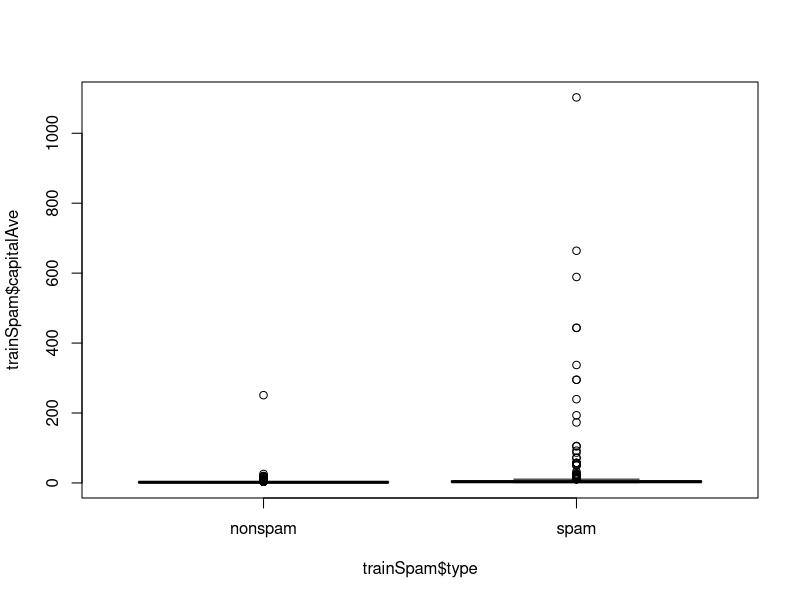
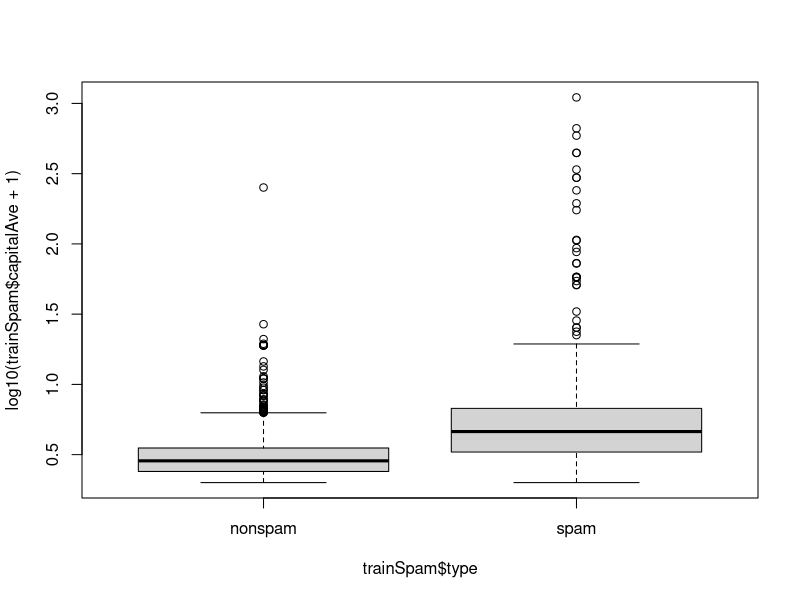
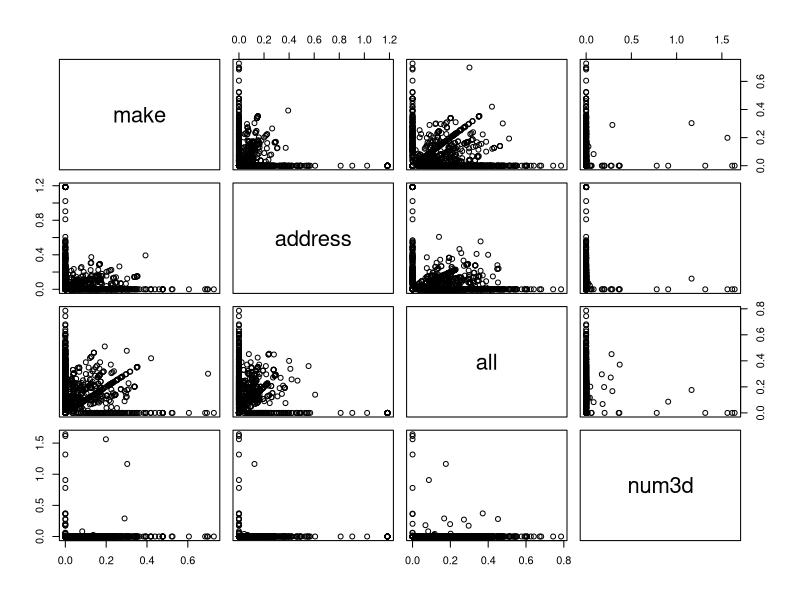
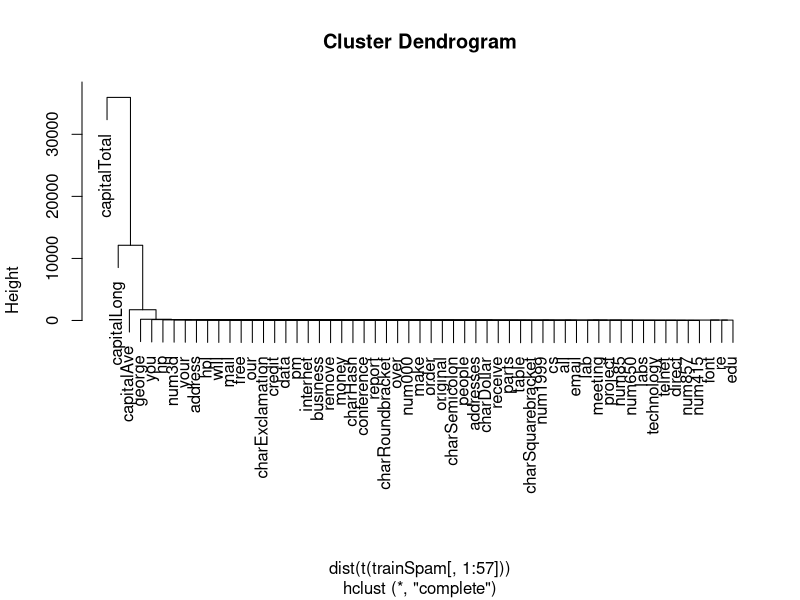
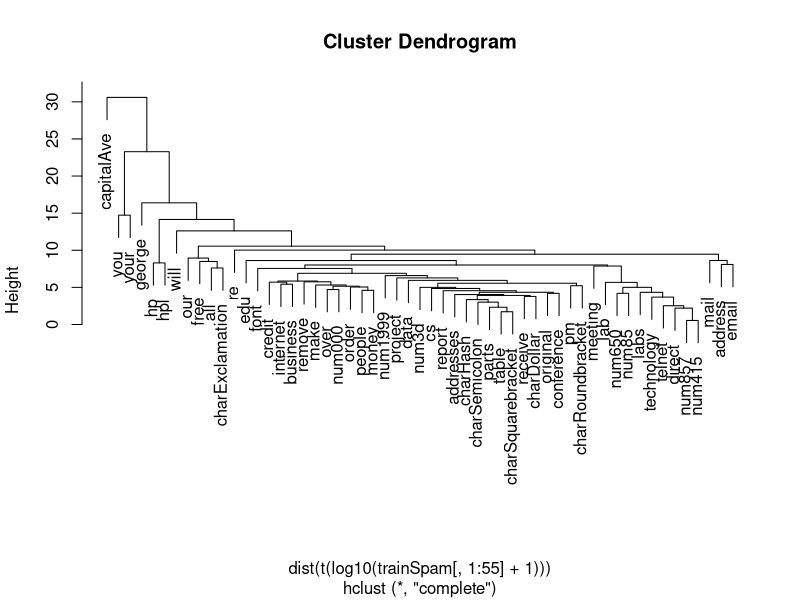

These figures' R source, in order: (Note: this script raises an error after producing the figures.)
getwd()
install.packages("kernlab")
library(kernlab)
data(spam)

set.seed(3456)
trainIndicator <- rbinom(4601, size = 1, prob = 0.5)
table(trainIndicator)
trainSpam <- spam[trainIndicator==1, ]
testSpam <- spam[trainIndicator==0, ]
names(trainSpam)
head(trainSpam)
table(trainSpam$type)
plot(trainSpam$capitalAve ~ trainSpam$type)
plot(log10(trainSpam$capitalAve+1) ~ trainSpam$type)
plot(log10(trainSpam[, 1:4]+1))
hCluster <- hclust(dist(t(trainSpam[, 1:57])))
plot(hCluster)
hClusterUpdated <- hclust(dist(t(log10(trainSpam[, 1:55]+1))))
plot(hClusterUpdated)
trainSpam$numType = as.numeric(trainSpam$type) - 1
costFunction = function(x, y) sum(x != (y > 0.5))
cvError = rep(NA, 55)
library(boot)
for(i in 1:55){
  lmFormula = reformulate(names(trainSpam)[i], response = "numType")
  glmFit = glm(lmFormula, family = "binomial", data = trainSpam)
  cvError[i] = cv.glm(trainSpam, glmFit, costFunction, 2)$delta[2]
}

names(trainSpam)[which.min(cvError)]

predictionModel = glm(numType ~ charDollar, family = "binomial", data = trainSpam)

predictionTest <- predict(predictionModel, testSpam)

predictedSpam <- rep("nonspam", dim(testSpam)[1])

predictedSpam[predictionModel$fitted >0.5] = "spam"


table(predictedSpam, testSpam$type)
